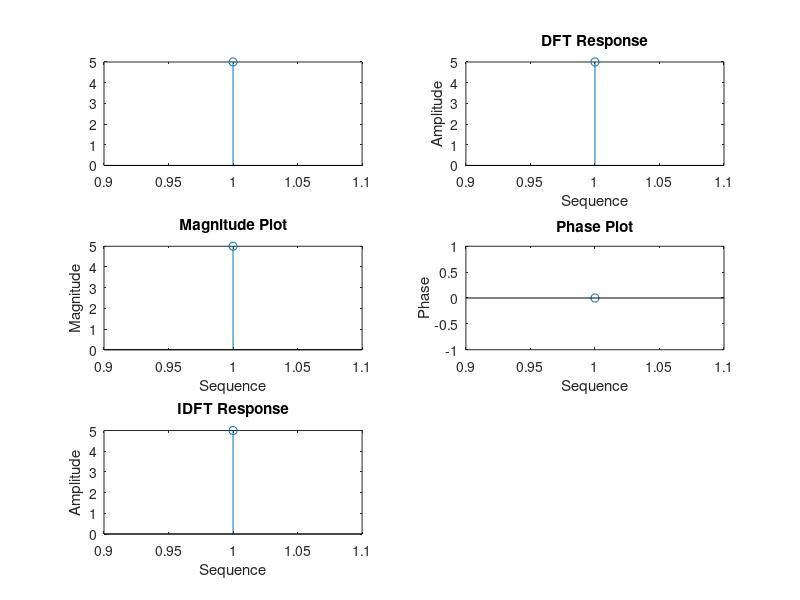

The MATLAB script that drew this image:
clc;
clear all;
x=input('Enter the Sequence');
subplot(3,2,1)
stem(x)

N=length(x);
xk=zeros(1,N);
ixk=zeros(1,N);
for k=0:N-1;
    for n=0:N-1;
        xk(k+1)=xk(k+1)+x(n+1)*exp(-i*2*pi*k*n/N);
    end
end
subplot(3,2,2)
stem(xk);
xlabel('Sequence');
ylabel('Amplitude');
title('DFT Response');

mag=abs(xk)
subplot(3,2,3)
stem(mag)
xlabel('Sequence')
ylabel('Magnitude')
title('Magnitude Plot')

phase=angle(xk)
subplot(3,2,4)
stem(phase)
xlabel('Sequence')
ylabel('Phase')
title('Phase Plot')


ixk=zeros(1,N);
for k=0:N-1;
    for n=0:N-1;
        ixk(n+1)=ixk(n+1)+x(n+1)*exp(i*2*pi*k*n/N);
    end
end
ixk=ixk/N;
subplot(3,2,5)
stem(ixk)
xlabel('Sequence');
ylabel('Amplitude');
title('IDFT Response');


 
